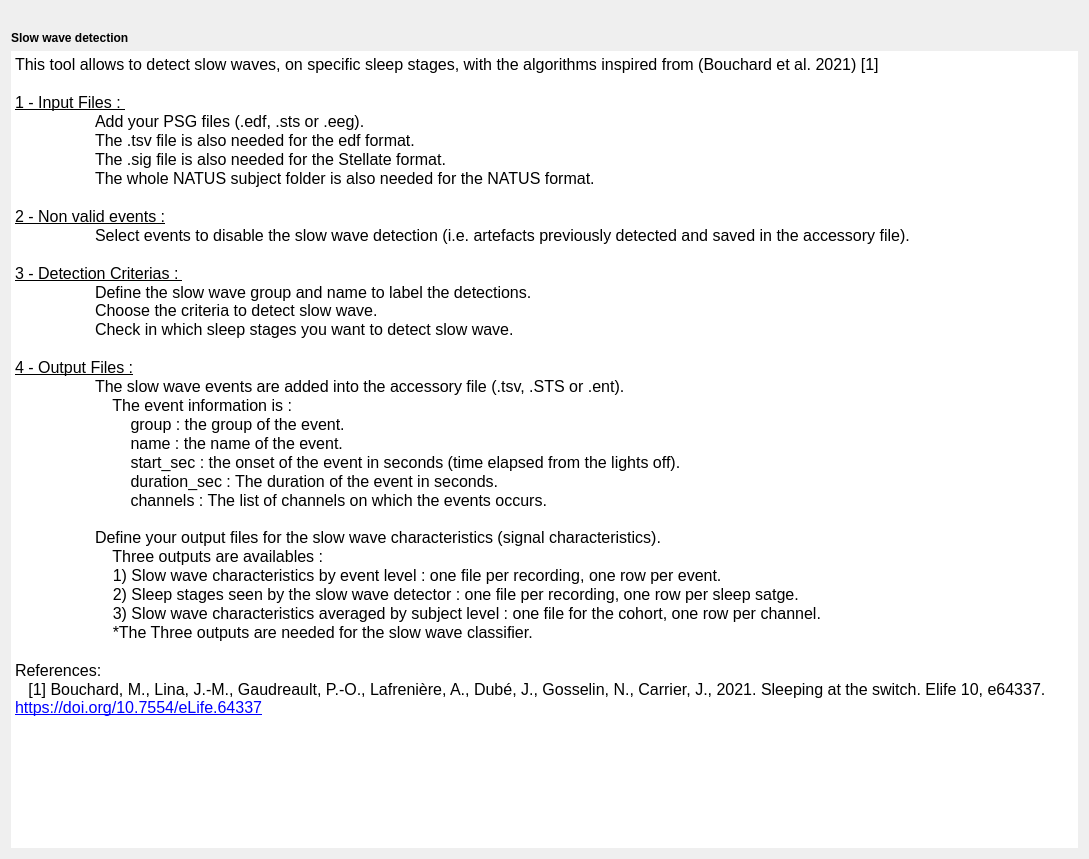
<?xml version="1.0" encoding="UTF-8"?>
<ui version="4.0">
 <class>SSWDIntroStep</class>
 <widget class="QWidget" name="SSWDIntroStep">
  <property name="geometry">
   <rect>
    <x>0</x>
    <y>0</y>
    <width>1089</width>
    <height>859</height>
   </rect>
  </property>
  <property name="minimumSize">
   <size>
    <width>0</width>
    <height>0</height>
   </size>
  </property>
  <property name="windowTitle">
   <string/>
  </property>
  <property name="styleSheet">
   <string>font: 12pt &quot;Roboto&quot;;</string>
  </property>
  <layout class="QVBoxLayout" name="verticalLayout">
   <item>
    <widget class="QLabel" name="label">
     <property name="text">
      <string/>
     </property>
     <property name="pixmap">
      <pixmap resource="slow_wave_pic.qrc">:/slow_wave_pic/onde_lente_ui_small.png</pixmap>
     </property>
     <property name="alignment">
      <set>Qt::AlignCenter</set>
     </property>
    </widget>
   </item>
   <item>
    <widget class="QLabel" name="label_2">
     <property name="text">
      <string>&lt;html&gt;&lt;head/&gt;&lt;body&gt;&lt;p&gt;&lt;span style=&quot; font-weight:600;&quot;&gt;Slow wave detection&lt;/span&gt;&lt;/p&gt;&lt;/body&gt;&lt;/html&gt;</string>
     </property>
    </widget>
   </item>
   <item>
    <widget class="QTextEdit" name="textEdit">
     <property name="frameShape">
      <enum>QFrame::NoFrame</enum>
     </property>
     <property name="lineWidth">
      <number>0</number>
     </property>
     <property name="readOnly">
      <bool>true</bool>
     </property>
     <property name="html">
      <string>&lt;!DOCTYPE HTML PUBLIC &quot;-//W3C//DTD HTML 4.0//EN&quot; &quot;http://www.w3.org/TR/REC-html40/strict.dtd&quot;&gt;
&lt;html&gt;&lt;head&gt;&lt;meta name=&quot;qrichtext&quot; content=&quot;1&quot; /&gt;&lt;style type=&quot;text/css&quot;&gt;
p, li { white-space: pre-wrap; }
&lt;/style&gt;&lt;/head&gt;&lt;body style=&quot; font-family:'Roboto'; font-size:12pt; font-weight:400; font-style:normal;&quot;&gt;
&lt;p style=&quot; margin-top:0px; margin-bottom:0px; margin-left:0px; margin-right:0px; -qt-block-indent:0; text-indent:0px;&quot;&gt;This tool allows to detect slow waves, on specific sleep stages, with the algorithms inspired from (Bouchard et al. 2021) [1]&lt;/p&gt;
&lt;p style=&quot;-qt-paragraph-type:empty; margin-top:0px; margin-bottom:0px; margin-left:0px; margin-right:0px; -qt-block-indent:0; text-indent:0px;&quot;&gt;&lt;br /&gt;&lt;/p&gt;
&lt;p style=&quot; margin-top:0px; margin-bottom:0px; margin-left:0px; margin-right:0px; -qt-block-indent:0; text-indent:0px;&quot;&gt;&lt;span style=&quot; text-decoration: underline;&quot;&gt;1 - Input Files : &lt;/span&gt;&lt;/p&gt;
&lt;p style=&quot; margin-top:0px; margin-bottom:0px; margin-left:0px; margin-right:0px; -qt-block-indent:0; text-indent:0px;&quot;&gt;	Add your PSG files (.edf, .sts or .eeg). &lt;/p&gt;
&lt;p style=&quot; margin-top:0px; margin-bottom:0px; margin-left:0px; margin-right:0px; -qt-block-indent:0; text-indent:0px;&quot;&gt;	The .tsv file is also needed for the edf format.&lt;/p&gt;
&lt;p style=&quot; margin-top:0px; margin-bottom:0px; margin-left:0px; margin-right:0px; -qt-block-indent:0; text-indent:0px;&quot;&gt;	The .sig file is also needed for the Stellate format.&lt;/p&gt;
&lt;p style=&quot; margin-top:0px; margin-bottom:0px; margin-left:0px; margin-right:0px; -qt-block-indent:0; text-indent:0px;&quot;&gt;	The whole NATUS subject folder is also needed for the NATUS format. &lt;/p&gt;
&lt;p style=&quot;-qt-paragraph-type:empty; margin-top:0px; margin-bottom:0px; margin-left:0px; margin-right:0px; -qt-block-indent:0; text-indent:0px;&quot;&gt;&lt;br /&gt;&lt;/p&gt;
&lt;p style=&quot; margin-top:0px; margin-bottom:0px; margin-left:0px; margin-right:0px; -qt-block-indent:0; text-indent:0px;&quot;&gt;&lt;span style=&quot; text-decoration: underline;&quot;&gt;2 - Non valid events :&lt;/span&gt;&lt;/p&gt;
&lt;p style=&quot; margin-top:0px; margin-bottom:0px; margin-left:0px; margin-right:0px; -qt-block-indent:0; text-indent:0px;&quot;&gt;	Select events to disable the slow wave detection (i.e. artefacts previously detected and saved in the accessory file).&lt;/p&gt;
&lt;p style=&quot;-qt-paragraph-type:empty; margin-top:0px; margin-bottom:0px; margin-left:0px; margin-right:0px; -qt-block-indent:0; text-indent:0px;&quot;&gt;&lt;br /&gt;&lt;/p&gt;
&lt;p style=&quot; margin-top:0px; margin-bottom:0px; margin-left:0px; margin-right:0px; -qt-block-indent:0; text-indent:0px;&quot;&gt;&lt;span style=&quot; text-decoration: underline;&quot;&gt;3 - Detection Criterias : &lt;/span&gt;&lt;/p&gt;
&lt;p style=&quot; margin-top:0px; margin-bottom:0px; margin-left:0px; margin-right:0px; -qt-block-indent:0; text-indent:0px;&quot;&gt;	Define the slow wave group and name to label the detections.&lt;br /&gt;	Choose the criteria to detect slow wave.&lt;/p&gt;
&lt;p style=&quot; margin-top:0px; margin-bottom:0px; margin-left:0px; margin-right:0px; -qt-block-indent:0; text-indent:0px;&quot;&gt;	Check in which sleep stages you want to detect slow wave.&lt;/p&gt;
&lt;p style=&quot;-qt-paragraph-type:empty; margin-top:0px; margin-bottom:0px; margin-left:0px; margin-right:0px; -qt-block-indent:0; text-indent:0px;&quot;&gt;&lt;br /&gt;&lt;/p&gt;
&lt;p style=&quot; margin-top:0px; margin-bottom:0px; margin-left:0px; margin-right:0px; -qt-block-indent:0; text-indent:0px;&quot;&gt;&lt;span style=&quot; text-decoration: underline;&quot;&gt;4 - Output Files :&lt;/span&gt;&lt;/p&gt;
&lt;p style=&quot; margin-top:0px; margin-bottom:0px; margin-left:0px; margin-right:0px; -qt-block-indent:0; text-indent:0px;&quot;&gt;	The slow wave events are added into the accessory file (.tsv, .STS or .ent).&lt;/p&gt;
&lt;p style=&quot; margin-top:0px; margin-bottom:0px; margin-left:0px; margin-right:0px; -qt-block-indent:0; text-indent:0px;&quot;&gt;	    The event information is :&lt;/p&gt;
&lt;p style=&quot; margin-top:0px; margin-bottom:0px; margin-left:0px; margin-right:0px; -qt-block-indent:0; text-indent:0px;&quot;&gt;	        group : the group of the event.&lt;/p&gt;
&lt;p style=&quot; margin-top:0px; margin-bottom:0px; margin-left:0px; margin-right:0px; -qt-block-indent:0; text-indent:0px;&quot;&gt;	        name : the name of the event.&lt;/p&gt;
&lt;p style=&quot; margin-top:0px; margin-bottom:0px; margin-left:0px; margin-right:0px; -qt-block-indent:0; text-indent:0px;&quot;&gt;	        start_sec : the onset of the event in seconds (time elapsed from the lights off).&lt;/p&gt;
&lt;p style=&quot; margin-top:0px; margin-bottom:0px; margin-left:0px; margin-right:0px; -qt-block-indent:0; text-indent:0px;&quot;&gt;	        duration_sec : The duration of the event in seconds.&lt;/p&gt;
&lt;p style=&quot; margin-top:0px; margin-bottom:0px; margin-left:0px; margin-right:0px; -qt-block-indent:0; text-indent:0px;&quot;&gt;	        channels : The list of channels on which the events occurs.&lt;br /&gt;&lt;/p&gt;
&lt;p style=&quot; margin-top:0px; margin-bottom:0px; margin-left:0px; margin-right:0px; -qt-block-indent:0; text-indent:0px;&quot;&gt;	Define your output files for the slow wave characteristics (signal characteristics). &lt;/p&gt;
&lt;p style=&quot; margin-top:0px; margin-bottom:0px; margin-left:0px; margin-right:0px; -qt-block-indent:0; text-indent:0px;&quot;&gt;	    Three outputs are availables : &lt;/p&gt;
&lt;p style=&quot; margin-top:0px; margin-bottom:0px; margin-left:0px; margin-right:0px; -qt-block-indent:0; text-indent:0px;&quot;&gt;	    1) Slow wave characteristics by event level : one file per recording, one row per event.&lt;/p&gt;
&lt;p style=&quot; margin-top:0px; margin-bottom:0px; margin-left:0px; margin-right:0px; -qt-block-indent:0; text-indent:0px;&quot;&gt;	    2) Sleep stages seen by the slow wave detector : one file per recording, one row per sleep satge.&lt;/p&gt;
&lt;p style=&quot; margin-top:0px; margin-bottom:0px; margin-left:0px; margin-right:0px; -qt-block-indent:0; text-indent:0px;&quot;&gt;	    3) Slow wave characteristics averaged by subject level : one file for the cohort, one row per channel.&lt;/p&gt;
&lt;p style=&quot; margin-top:0px; margin-bottom:0px; margin-left:0px; margin-right:0px; -qt-block-indent:0; text-indent:0px;&quot;&gt;	    *The Three outputs are needed for the slow wave classifier.&lt;/p&gt;
&lt;p style=&quot;-qt-paragraph-type:empty; margin-top:0px; margin-bottom:0px; margin-left:0px; margin-right:0px; -qt-block-indent:0; text-indent:0px;&quot;&gt;&lt;br /&gt;&lt;/p&gt;
&lt;p style=&quot; margin-top:0px; margin-bottom:0px; margin-left:0px; margin-right:0px; -qt-block-indent:0; text-indent:0px;&quot;&gt;References:&lt;/p&gt;
&lt;p style=&quot; margin-top:0px; margin-bottom:0px; margin-left:0px; margin-right:0px; -qt-block-indent:0; text-indent:0px;&quot;&gt;   [1] Bouchard, M., Lina, J.-M., Gaudreault, P.-O., Lafrenière, A., Dubé, J., Gosselin, N., Carrier, J., 2021. Sleeping at the switch. Elife 10, e64337. &lt;a href=&quot;https://doi.org/10.7554/eLife.64337&quot;&gt;&lt;span style=&quot; text-decoration: underline; color:#0000ff;&quot;&gt;https://doi.org/10.7554/eLife.64337&lt;/span&gt;&lt;/a&gt; &lt;/p&gt;&lt;/body&gt;&lt;/html&gt;</string>
     </property>
    </widget>
   </item>
  </layout>
 </widget>
 <resources>
  <include location="../../../../../snooz-toolbox/src/main/python/ui/themes/themes.qrc"/>
  <include location="slow_wave_pic.qrc"/>
 </resources>
 <connections/>
</ui>
